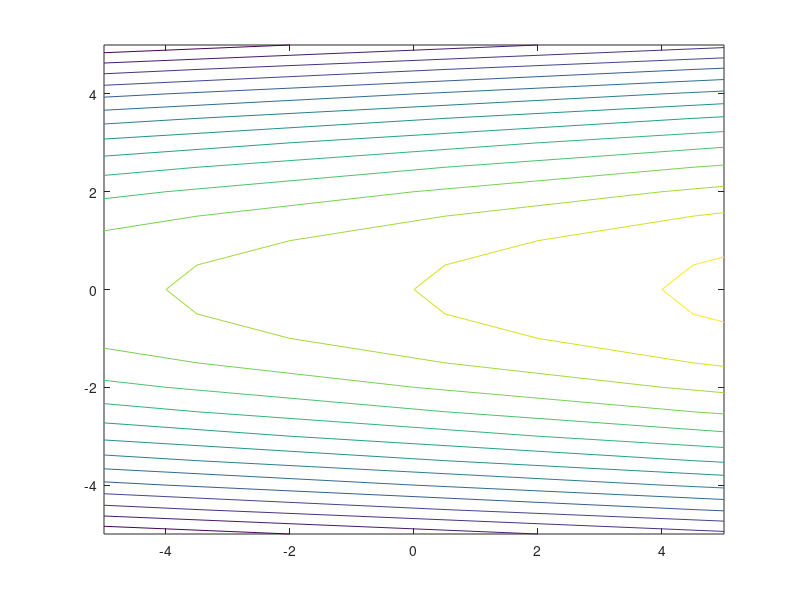

Recreate this plot in MATLAB.
X = [-5:0.5:5];
Y = [-5:0.5:5];

z = zeros (length (Y), length (X));

for c = 1: length (X),
	for r = 1 : length (Y),
		z (r, c) = 1/4 * X (c) - 1/2 * Y (r) * Y (r);
	end
end
	
%z
	
contour (X, Y, z, [-13:1:2])
